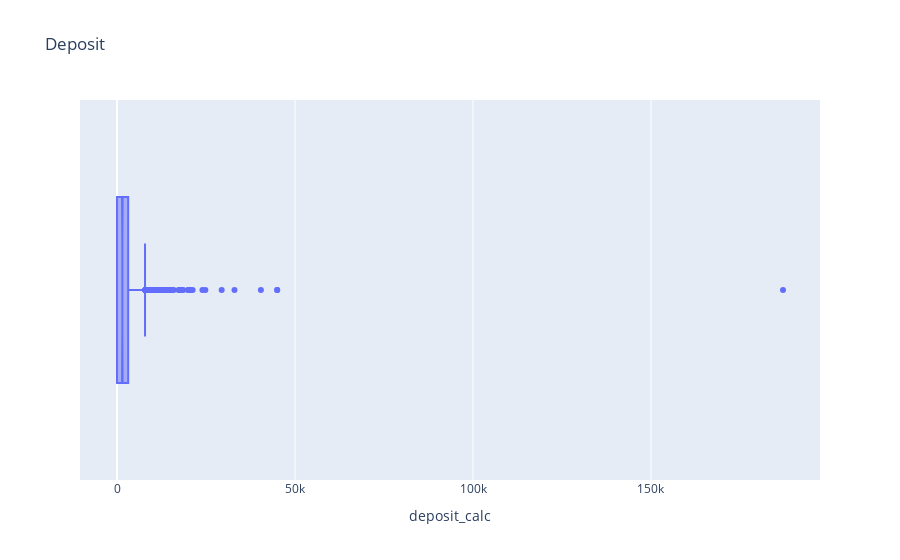

Notebook cell for this chart:
### Markdown cell above
We calculated the sum of the deposit (deposit_calc) based on free form text information (deposit).  
In the example above the deposit was calculated on 'drei Nettokaltmieten' information.  
Let's check the distribution:

### Code cell
px.box(df[["deposit_calc"]], x="deposit_calc", notched=True, title="Deposit ")

### Figure 1 — Plotly figure (JSON) as saved in the notebook; plotly's stock layout.template omitted (floating-point values rounded to 4 significant figures; data arrays with more than 128 entries replaced by an {"elided": "..."} marker saying what was removed)
{"data": [{"alignmentgroup": "True", "hovertemplate": "deposit_calc=%{x}<extra></extra>", "legendgroup": "", "marker": {"color": "#636efa"}, "name": "", "notched": true, "offsetgroup": "", "orientation": "h", "showlegend": false, "type": "box", "x": {"elided": "4071 float values"}, "x0": " ", "xaxis": "x", "y0": " ", "yaxis": "y"}], "layout": {"boxmode": "group", "legend": {"tracegroupgap": 0}, "title": {"text": "Deposit "}, "xaxis": {"anchor": "y", "domain": [0, 1], "title": {"text": "deposit_calc"}}, "yaxis": {"anchor": "x", "domain": [0, 1]}}}
